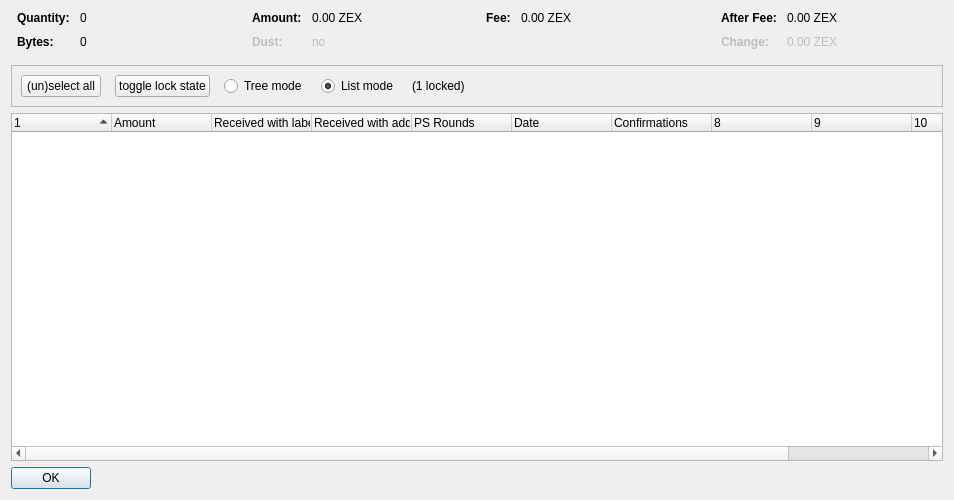
<?xml version="1.0" encoding="UTF-8"?>
<ui version="4.0">
 <class>CoinControlDialog</class>
 <widget class="QDialog" name="CoinControlDialog">
  <property name="geometry">
   <rect>
    <x>0</x>
    <y>0</y>
    <width>954</width>
    <height>500</height>
   </rect>
  </property>
  <property name="windowTitle">
   <string>Coin Selection</string>
  </property>
  <layout class="QVBoxLayout" name="verticalLayout">
   <item>
    <layout class="QHBoxLayout" name="horizontalLayoutTop" stretch="0,0,0,0">
     <property name="topMargin">
      <number>0</number>
     </property>
     <property name="bottomMargin">
      <number>10</number>
     </property>
     <item>
      <layout class="QFormLayout" name="formLayoutCoinControl1">
       <property name="horizontalSpacing">
        <number>10</number>
       </property>
       <property name="verticalSpacing">
        <number>10</number>
       </property>
       <property name="leftMargin">
        <number>6</number>
       </property>
       <property name="rightMargin">
        <number>6</number>
       </property>
       <item row="0" column="0">
        <widget class="QLabel" name="labelCoinControlQuantityText">
         <property name="font">
          <font>
           <weight>75</weight>
           <bold>true</bold>
          </font>
         </property>
         <property name="text">
          <string>Quantity:</string>
         </property>
        </widget>
       </item>
       <item row="0" column="1">
        <widget class="QLabel" name="labelCoinControlQuantity">
         <property name="cursor">
          <cursorShape>IBeamCursor</cursorShape>
         </property>
         <property name="contextMenuPolicy">
          <enum>Qt::ActionsContextMenu</enum>
         </property>
         <property name="text">
          <string notr="true">0</string>
         </property>
         <property name="textInteractionFlags">
          <set>Qt::LinksAccessibleByMouse|Qt::TextSelectableByKeyboard|Qt::TextSelectableByMouse</set>
         </property>
        </widget>
       </item>
       <item row="1" column="0">
        <widget class="QLabel" name="labelCoinControlBytesText">
         <property name="font">
          <font>
           <weight>75</weight>
           <bold>true</bold>
          </font>
         </property>
         <property name="text">
          <string>Bytes:</string>
         </property>
        </widget>
       </item>
       <item row="1" column="1">
        <widget class="QLabel" name="labelCoinControlBytes">
         <property name="cursor">
          <cursorShape>IBeamCursor</cursorShape>
         </property>
         <property name="contextMenuPolicy">
          <enum>Qt::ActionsContextMenu</enum>
         </property>
         <property name="text">
          <string notr="true">0</string>
         </property>
         <property name="textInteractionFlags">
          <set>Qt::LinksAccessibleByMouse|Qt::TextSelectableByKeyboard|Qt::TextSelectableByMouse</set>
         </property>
        </widget>
       </item>
      </layout>
     </item>
     <item>
      <layout class="QFormLayout" name="formLayoutCoinControl2">
       <property name="horizontalSpacing">
        <number>10</number>
       </property>
       <property name="verticalSpacing">
        <number>10</number>
       </property>
       <property name="leftMargin">
        <number>6</number>
       </property>
       <property name="rightMargin">
        <number>6</number>
       </property>
       <item row="0" column="0">
        <widget class="QLabel" name="labelCoinControlAmountText">
         <property name="font">
          <font>
           <weight>75</weight>
           <bold>true</bold>
          </font>
         </property>
         <property name="text">
          <string>Amount:</string>
         </property>
        </widget>
       </item>
       <item row="0" column="1">
        <widget class="QLabel" name="labelCoinControlAmount">
         <property name="cursor">
          <cursorShape>IBeamCursor</cursorShape>
         </property>
         <property name="contextMenuPolicy">
          <enum>Qt::ActionsContextMenu</enum>
         </property>
         <property name="text">
          <string notr="true">0.00 ZEX</string>
         </property>
         <property name="textInteractionFlags">
          <set>Qt::LinksAccessibleByMouse|Qt::TextSelectableByKeyboard|Qt::TextSelectableByMouse</set>
         </property>
        </widget>
       </item>
       <item row="1" column="0">
        <widget class="QLabel" name="labelCoinControlLowOutputText">
         <property name="enabled">
          <bool>false</bool>
         </property>
         <property name="font">
          <font>
           <weight>75</weight>
           <bold>true</bold>
          </font>
         </property>
         <property name="text">
          <string>Dust:</string>
         </property>
        </widget>
       </item>
       <item row="1" column="1">
        <widget class="QLabel" name="labelCoinControlLowOutput">
         <property name="enabled">
          <bool>false</bool>
         </property>
         <property name="cursor">
          <cursorShape>IBeamCursor</cursorShape>
         </property>
         <property name="contextMenuPolicy">
          <enum>Qt::ActionsContextMenu</enum>
         </property>
         <property name="text">
          <string notr="true">no</string>
         </property>
         <property name="textInteractionFlags">
          <set>Qt::LinksAccessibleByMouse|Qt::TextSelectableByKeyboard|Qt::TextSelectableByMouse</set>
         </property>
        </widget>
       </item>
      </layout>
     </item>
     <item>
      <layout class="QFormLayout" name="formLayoutCoinControl3">
       <property name="horizontalSpacing">
        <number>10</number>
       </property>
       <property name="verticalSpacing">
        <number>10</number>
       </property>
       <property name="leftMargin">
        <number>6</number>
       </property>
       <property name="rightMargin">
        <number>6</number>
       </property>
       <item row="0" column="0">
        <widget class="QLabel" name="labelCoinControlFeeText">
         <property name="font">
          <font>
           <weight>75</weight>
           <bold>true</bold>
          </font>
         </property>
         <property name="text">
          <string>Fee:</string>
         </property>
        </widget>
       </item>
       <item row="0" column="1">
        <widget class="QLabel" name="labelCoinControlFee">
         <property name="cursor">
          <cursorShape>IBeamCursor</cursorShape>
         </property>
         <property name="contextMenuPolicy">
          <enum>Qt::ActionsContextMenu</enum>
         </property>
         <property name="text">
          <string notr="true">0.00 ZEX</string>
         </property>
         <property name="textInteractionFlags">
          <set>Qt::LinksAccessibleByMouse|Qt::TextSelectableByKeyboard|Qt::TextSelectableByMouse</set>
         </property>
        </widget>
       </item>
      </layout>
     </item>
     <item>
      <layout class="QFormLayout" name="formLayoutCoinControl4">
       <property name="horizontalSpacing">
        <number>10</number>
       </property>
       <property name="verticalSpacing">
        <number>10</number>
       </property>
       <property name="leftMargin">
        <number>6</number>
       </property>
       <property name="rightMargin">
        <number>6</number>
       </property>
       <item row="0" column="0">
        <widget class="QLabel" name="labelCoinControlAfterFeeText">
         <property name="font">
          <font>
           <weight>75</weight>
           <bold>true</bold>
          </font>
         </property>
         <property name="text">
          <string>After Fee:</string>
         </property>
        </widget>
       </item>
       <item row="0" column="1">
        <widget class="QLabel" name="labelCoinControlAfterFee">
         <property name="cursor">
          <cursorShape>IBeamCursor</cursorShape>
         </property>
         <property name="contextMenuPolicy">
          <enum>Qt::ActionsContextMenu</enum>
         </property>
         <property name="text">
          <string notr="true">0.00 ZEX</string>
         </property>
         <property name="textInteractionFlags">
          <set>Qt::LinksAccessibleByMouse|Qt::TextSelectableByKeyboard|Qt::TextSelectableByMouse</set>
         </property>
        </widget>
       </item>
       <item row="1" column="0">
        <widget class="QLabel" name="labelCoinControlChangeText">
         <property name="enabled">
          <bool>false</bool>
         </property>
         <property name="font">
          <font>
           <weight>75</weight>
           <bold>true</bold>
          </font>
         </property>
         <property name="text">
          <string>Change:</string>
         </property>
        </widget>
       </item>
       <item row="1" column="1">
        <widget class="QLabel" name="labelCoinControlChange">
         <property name="enabled">
          <bool>false</bool>
         </property>
         <property name="cursor">
          <cursorShape>IBeamCursor</cursorShape>
         </property>
         <property name="contextMenuPolicy">
          <enum>Qt::ActionsContextMenu</enum>
         </property>
         <property name="text">
          <string notr="true">0.00 ZEX</string>
         </property>
         <property name="textInteractionFlags">
          <set>Qt::LinksAccessibleByMouse|Qt::TextSelectableByKeyboard|Qt::TextSelectableByMouse</set>
         </property>
        </widget>
       </item>
      </layout>
     </item>
    </layout>
   </item>
   <item>
    <widget class="QFrame" name="frame">
     <property name="minimumSize">
      <size>
       <width>0</width>
       <height>40</height>
      </size>
     </property>
     <property name="frameShape">
      <enum>QFrame::StyledPanel</enum>
     </property>
     <property name="frameShadow">
      <enum>QFrame::Sunken</enum>
     </property>
     <layout class="QHBoxLayout" name="horizontalLayout">
      <item>
       <layout class="QHBoxLayout" name="horizontalLayoutPanel" stretch="0,0,0,0,0,0">
        <property name="spacing">
         <number>14</number>
        </property>
        <item>
         <widget class="QPushButton" name="pushButtonSelectAll">
          <property name="sizePolicy">
           <sizepolicy hsizetype="Maximum" vsizetype="Fixed">
            <horstretch>0</horstretch>
            <verstretch>0</verstretch>
           </sizepolicy>
          </property>
          <property name="text">
           <string>(un)select all</string>
          </property>
          <property name="autoDefault">
           <bool>false</bool>
          </property>
         </widget>
        </item>
        <item>
         <widget class="QPushButton" name="pushButtonToggleLock">
          <property name="sizePolicy">
           <sizepolicy hsizetype="Maximum" vsizetype="Fixed">
            <horstretch>0</horstretch>
            <verstretch>0</verstretch>
           </sizepolicy>
          </property>
          <property name="text">
           <string>toggle lock state</string>
          </property>
          <property name="autoDefault">
           <bool>false</bool>
          </property>
         </widget>
        </item>
        <item>
         <widget class="QRadioButton" name="radioTreeMode">
          <property name="sizePolicy">
           <sizepolicy hsizetype="Maximum" vsizetype="Fixed">
            <horstretch>0</horstretch>
            <verstretch>0</verstretch>
           </sizepolicy>
          </property>
          <property name="text">
           <string>Tree mode</string>
          </property>
         </widget>
        </item>
        <item>
         <widget class="QRadioButton" name="radioListMode">
          <property name="sizePolicy">
           <sizepolicy hsizetype="Maximum" vsizetype="Fixed">
            <horstretch>0</horstretch>
            <verstretch>0</verstretch>
           </sizepolicy>
          </property>
          <property name="text">
           <string>List mode</string>
          </property>
          <property name="checked">
           <bool>true</bool>
          </property>
         </widget>
        </item>
        <item>
         <widget class="QLabel" name="labelLocked">
          <property name="text">
           <string>(1 locked)</string>
          </property>
         </widget>
        </item>
        <item>
         <spacer name="horizontalSpacer">
          <property name="orientation">
           <enum>Qt::Horizontal</enum>
          </property>
          <property name="sizeHint" stdset="0">
           <size>
            <width>40</width>
            <height>20</height>
           </size>
          </property>
         </spacer>
        </item>
       </layout>
      </item>
     </layout>
    </widget>
   </item>
   <item>
    <widget class="CoinControlTreeWidget" name="treeWidget">
     <property name="contextMenuPolicy">
      <enum>Qt::CustomContextMenu</enum>
     </property>
     <property name="sortingEnabled">
      <bool>false</bool>
     </property>
     <property name="columnCount">
      <number>11</number>
     </property>
     <attribute name="headerShowSortIndicator" stdset="0">
      <bool>true</bool>
     </attribute>
     <attribute name="headerStretchLastSection">
      <bool>false</bool>
     </attribute>
     <column>
      <property name="text">
       <string/>
      </property>
     </column>
     <column>
      <property name="text">
       <string>Amount</string>
      </property>
     </column>
     <column>
      <property name="text">
       <string>Received with label</string>
      </property>
     </column>
     <column>
      <property name="text">
       <string>Received with address</string>
      </property>
     </column>
     <column>
      <property name="text">
       <string>PS Rounds</string>
      </property>
     </column>
     <column>
      <property name="text">
       <string>Date</string>
      </property>
     </column>
     <column>
      <property name="text">
       <string>Confirmations</string>
      </property>
      <property name="toolTip">
       <string>Confirmed</string>
      </property>
     </column>
     <column>
      <property name="text">
       <string/>
      </property>
     </column>
     <column>
      <property name="text">
       <string/>
      </property>
     </column>
     <column>
      <property name="text">
       <string/>
      </property>
     </column>
     <column>
      <property name="text">
       <string/>
      </property>
     </column>
    </widget>
   </item>
   <item>
    <widget class="QDialogButtonBox" name="buttonBox">
     <property name="sizePolicy">
      <sizepolicy hsizetype="Maximum" vsizetype="Fixed">
       <horstretch>0</horstretch>
       <verstretch>0</verstretch>
      </sizepolicy>
     </property>
     <property name="orientation">
      <enum>Qt::Horizontal</enum>
     </property>
     <property name="standardButtons">
      <set>QDialogButtonBox::Ok</set>
     </property>
    </widget>
   </item>
  </layout>
 </widget>
 <customwidgets>
  <customwidget>
   <class>CoinControlTreeWidget</class>
   <extends>QTreeWidget</extends>
   <header>coincontroltreewidget.h</header>
  </customwidget>
 </customwidgets>
 <resources/>
 <connections/>
</ui>
